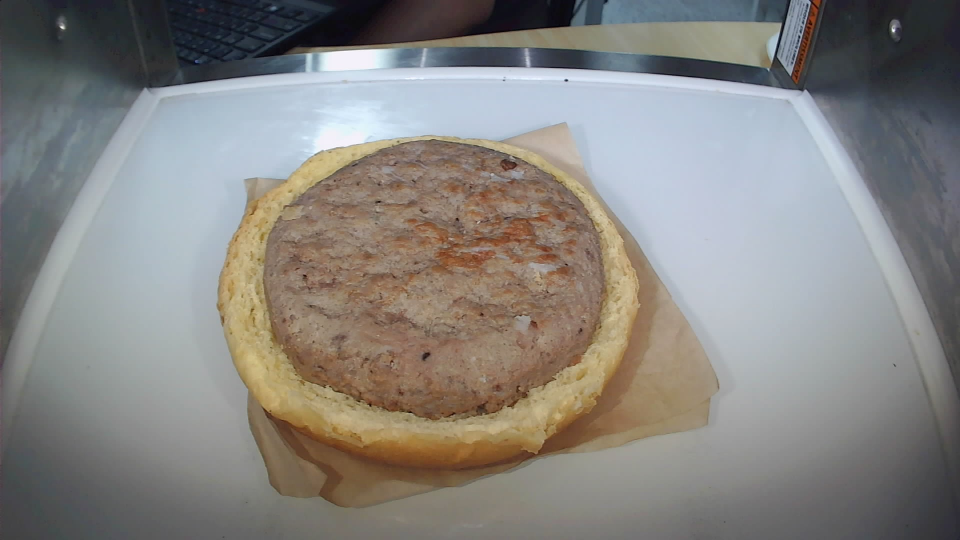
#> input picture scripts/captured_image_1752570788.jpg, 1920 x 1080 px (shown at 1/2 size)
$ python -i utils.py   (imports and definitions only)   (older library calls are emulated)
#> lines starting #> are read from the running program, lines starting #| are printed output that depends on the picture; after the words box and inside, x2 and y2 are one past the last pixel; in counts of white or black regions, pixels touching at a corner belong together
import time
from PIL import Image
import os
import cv2
import numpy as np
import imagehash
from skimage.metrics import structural_similarity as ssim
from sklearn.metrics.pairwise import cosine_similarity


# ==== 反投影函数 ====
# [616 lines left out: functions project_to_world, try_alpha, correct_size_with_height, calibrate_focal_length, estimate_distance, correct_width and 7 more, not called in this run]


def remove_specular_reflection(
    gray: np.ndarray, threshold: int = 210, kernel_size: int = 5
):
    """
    去除灰度图中的反光区域（高亮区）

    参数:
    - gray: 输入灰度图 (np.ndarray)
    - threshold: 提取反光区域的亮度阈值（默认240）
    - kernel_size: 替代反光区域的中值滤波核大小

    返回:
    - gray_clean: 去除反光后的图像
    """
    # 1. 提取反光区域（亮度 > threshold）
    mask = cv2.inRange(gray, threshold, 255)

    # 2. 扩展反光区域（可选，提高鲁棒性）
    kernel = cv2.getStructuringElement(cv2.MORPH_ELLIPSE, (3, 3))
    mask_dilated = cv2.dilate(mask, kernel, iterations=1)

    # 3. 中值滤波整个图像
    median_filtered = cv2.medianBlur(gray, kernel_size)

    # 4. 用非反光区域的像素替换
    gray_clean = gray.copy()
    gray_clean[mask_dilated > 0] = median_filtered[mask_dilated > 0]

    return gray_clean


# ==== 线性 找轮廓 ====
# [826 lines left out: functions get_contour_dimensions, get_accurate_dimensions, get_circle_diameter_and_draw, get_ellipse_diameter_and_draw, try_detect_ellipse, is_ellipse_within_bounds and 20 more, not called in this run]

>>> import cv2
>>> picture = cv2.imread('captured_image_1752570788.jpg', cv2.IMREAD_GRAYSCALE)
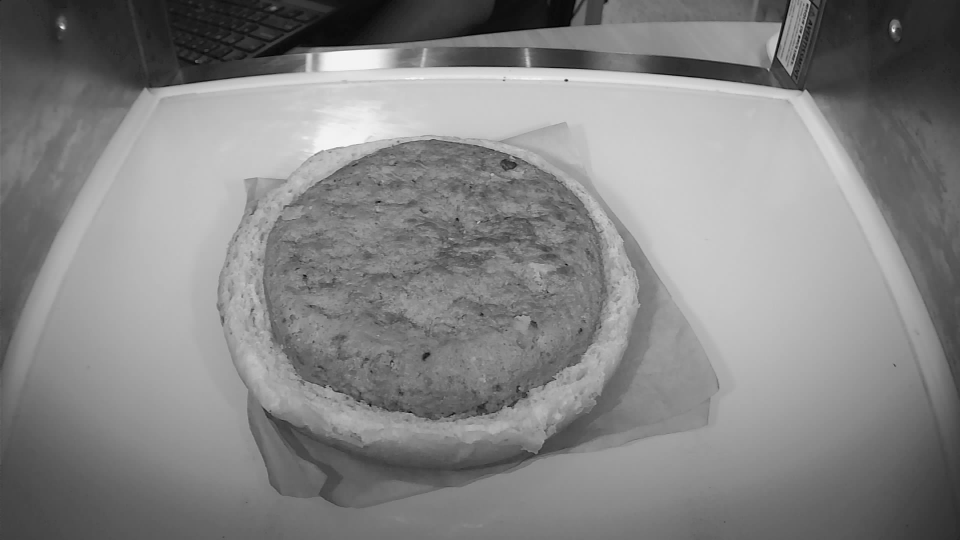
#> picture: shape (1080, 1920) (shown at 1/2 size); min 0, max 255, mean 132.1
>>> result = remove_specular_reflection(picture)
#> in remove_specular_reflection, `mask = cv2.inRange(gray, threshold, 255)`:
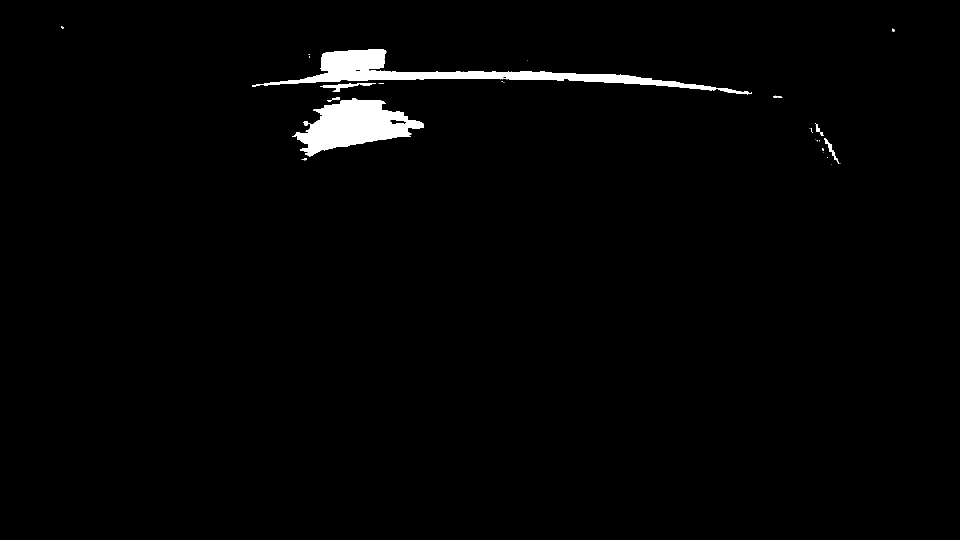
#> mask: shape (1080, 1920) (shown at 1/2 size); 1.7% white; 27 white regions (16 under 20 px), largest, box (x1, y1, x2, y2) and area: (504, 99, 1504, 189) 17554, (584, 196, 848, 313) 15925, (640, 166, 752, 184) 611
#> in remove_specular_reflection, `mask_dilated = cv2.dilate(mask, kernel, iterations=1)`:
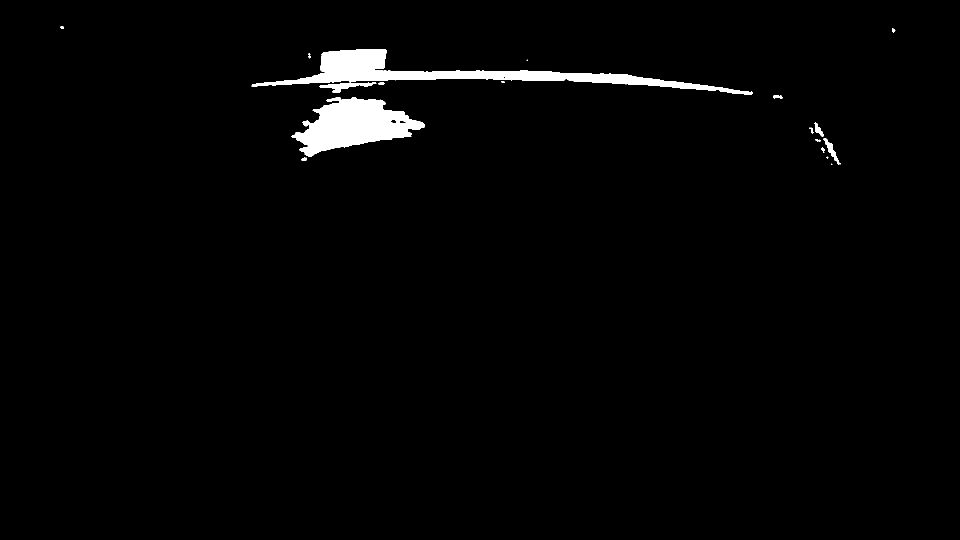
#> mask_dilated: shape (1080, 1920) (shown at 1/2 size); 1.9% white; 20 white regions (7 under 20 px), largest, box (x1, y1, x2, y2) and area: (503, 98, 1505, 190) 19888, (583, 194, 849, 314) 17004, (639, 165, 753, 185) 870
#> in remove_specular_reflection, `gray_clean[mask_dilated > 0] = median_filtered[mask_dilated > 0]`: gray_clean: shape (1080, 1920); 0.52% of pixels changed, all inside (x1, y1, x2, y2) = (121, 52, 1791, 330)
